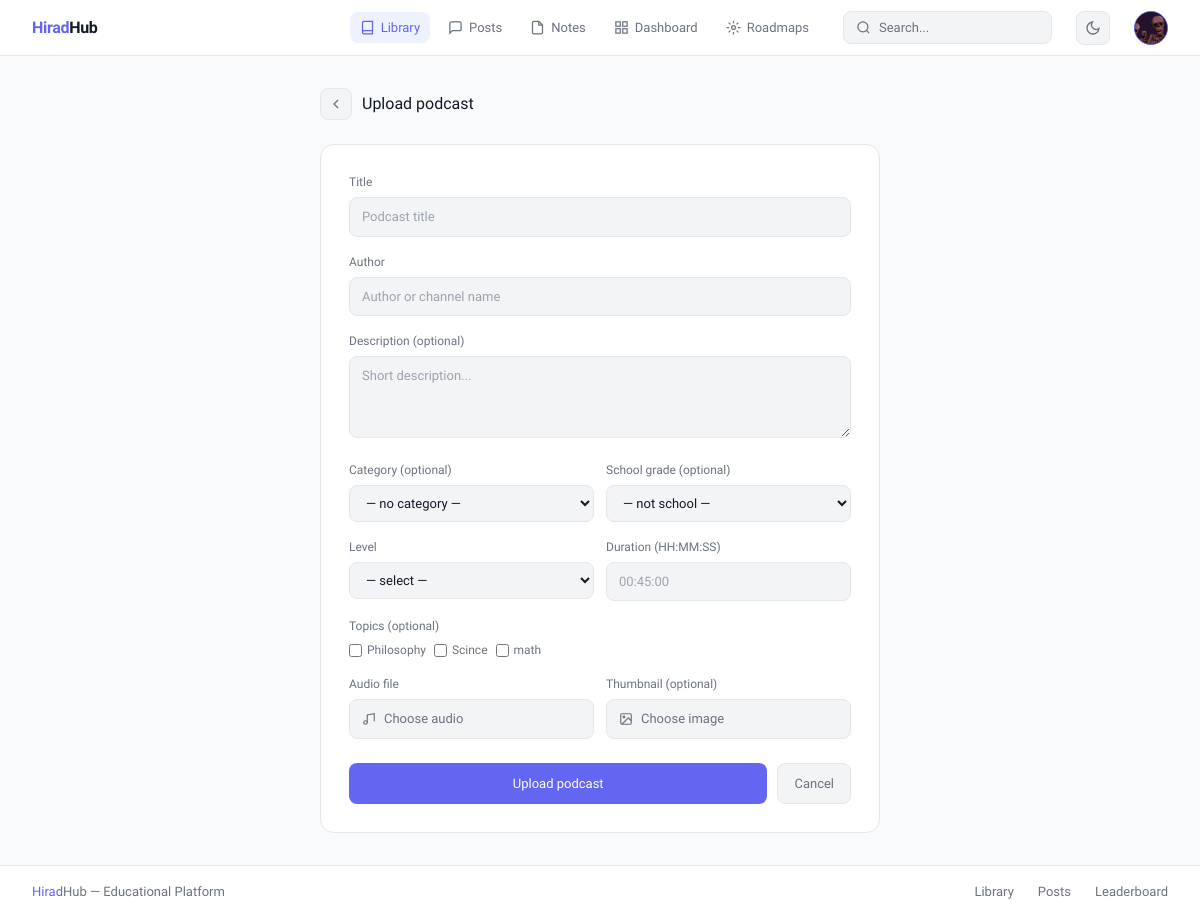
Page /library/add_podcast/ (signed in) on the committed database.
### user/models.py (models this page shows, shortened)
class CustomUser(AbstractUser):
    phone_regex = RegexValidator(
        regex=r'^\+?1?\d{9,15}$',
        message="Phone number must be entered in the format: '+999999999'. Up to 15 digits allowed."
    )
    email = models.EmailField(unique=True, db_index=True)
    first_name = models.CharField(max_length=30, blank=True)
    last_name = models.CharField(max_length=30, blank=True)
    phone_number = models.CharField(max_length=15, blank=True, validators=[phone_regex])
    profile_picture = models.ImageField(upload_to='profile_pictures/', blank=True, null=True)
    bio = models.TextField(blank=True)
    is_email_verified = models.BooleanField(default=False)
    is_verified = models.BooleanField(default=False)
    role = models.CharField(max_length=20, default='student',
    choices=[('student', 'Student'), ('teacher', 'Teacher'), ('director', 'Director'), ('admin', 'Admin'  )])
    username = models.CharField(max_length=150, unique=True)
    groups = models.ManyToManyField(
        'auth.Group',
        verbose_name='groups',
        blank=True,
        help_text='The groups this user belongs to.',
        related_name='customuser_set',
        related_query_name='user',
    )
    score = models.PositiveIntegerField(default=0, db_index=True)
    level = models.PositiveIntegerField(default=1)
    title = models.CharField(max_length=50, blank=True, default='Newcomer')
    user_permissions = models.ManyToManyField(
        'auth.Permission',
        verbose_name='user permissions',
        blank=True,
        help_text='Specific permissions for this user.',
        related_name='customuser_set',
        related_query_name='user',
    )
    class Meta:
        verbose_name = 'User'
        verbose_name_plural = 'Users'

### library/models.py (models this page shows, shortened)
class Topic(models.Model):
    name = models.CharField(max_length=122, unique=True)
    slug = models.SlugField(unique=True)

### library/views.py (the view, shortened to what this page needs)
# urls.py: path('add_podcast/', views.upload_podcast, name='upload_podcast'),
@teacher_required
def upload_podcast(request):
    categories = Category.objects.filter(parent=None).prefetch_related('children')
    topics = Topic.objects.all()
    grades = range(1, 12)
    return render(request, 'library/uploads/upload_podcast.html', {
        'categories': categories,
        'topics': topics,
        'grades': grades,
    })

### templates/library/uploads/upload_podcast.html (shortened to what this page needs)
{% extends 'base.html' %}
{% block nav_library %}active{% endblock %}
{% block content %}
<div style="max-width:560px; margin:0 auto;">
  <div style="display:flex; align-items:center; gap:10px; margin-bottom:1.5rem;">
    <a href="{% url 'library:home' %}" style="display:flex;align-items:center;justify-content:center;width:32px;height:32px;background:var(--surface2);border:0.5px solid var(--border);border-radius:8px;text-decoration:none;color:var(--muted);" onmouseover="this.style.color='var(--text)'" onmouseout="this.style.color='var(--muted)'">
      <svg width="16" height="16" viewBox="0 0 24 24" fill="none" stroke="currentColor" stroke-width="2"><polyline points="15 18 9 12 15 6"/></svg>
    </a>
    <p style="font-size:16px; font-weight:500; color:var(--text);">Upload podcast</p>
  </div>
  <div style="background:var(--surface); border:0.5px solid var(--border); border-radius:14px; padding:1.75rem;">
    <form method="POST" enctype="multipart/form-data" novalidate>
      <div style="margin-bottom:1rem;">
        <label style="display:block;font-size:12px;color:var(--muted);margin-bottom:6px;">Title</label>
        <input type="text" name="title" placeholder="Podcast title" style="width:100%;padding:9px 12px;background:var(--surface2);border:0.5px solid var(--border);border-radius:8px;font-size:13px;color:var(--text);outline:none;font-family:'Sora',sans-serif;" onfocus="this.style.borderColor='var(--accent)'" onblur="this.style.borderColor='var(--border)'"/>
      </div>
      <div style="margin-bottom:1rem;">
        <label style="display:block;font-size:12px;color:var(--muted);margin-bottom:6px;">Author</label>
        <input type="text" name="author" placeholder="Author or channel name" style="width:100%;padding:9px 12px;background:var(--surface2);border:0.5px solid var(--border);border-radius:8px;font-size:13px;color:var(--text);outline:none;font-family:'Sora',sans-serif;" onfocus="this.style.borderColor='var(--accent)'" onblur="this.style.borderColor='var(--border)'"/>
      </div>
      <div style="margin-bottom:1rem;">
        <label style="display:block;font-size:12px;color:var(--muted);margin-bottom:6px;">Description (optional)</label>
        <textarea name="description" rows="3" placeholder="Short description..." style="width:100%;padding:9px 12px;background:var(--surface2);border:0.5px solid var(--border);border-radius:8px;font-size:13px;color:var(--text);outline:none;font-family:'Sora',sans-serif;resize:vertical;line-height:1.6;" onfocus="this.style.borderColor='var(--accent)'" onblur="this.style.borderColor='var(--border)'"></textarea>
      </div>
      <div style="display:grid;grid-template-columns:1fr 1fr;gap:12px;margin-bottom:1rem;">
        <div>
          <label style="display:block;font-size:12px;color:var(--muted);margin-bottom:6px;">Category (optional)</label>
          <select name="category" style="width:100%;padding:9px 12px;background:var(--surface2);border:0.5px solid var(--border);border-radius:8px;font-size:13px;color:var(--text);outline:none;font-family:'Sora',sans-serif;cursor:pointer;" onfocus="this.style.borderColor='var(--accent)'" onblur="this.style.borderColor='var(--border)'">
            <option value="">— no category —</option>
          </select>
        </div>
        <div>
          <label style="display:block;font-size:12px;color:var(--muted);margin-bottom:6px;">School grade (optional)</label>
          <select name="grade" style="width:100%;padding:9px 12px;background:var(--surface2);border:0.5px solid var(--border);border-radius:8px;font-size:13px;color:var(--text);outline:none;font-family:'Sora',sans-serif;cursor:pointer;">
            <option value="">— not school —</option>
          </select>
        </div>
      </div>
      <div style="display:grid;grid-template-columns:1fr 1fr;gap:12px;margin-bottom:1rem;">
        <div>
          <label style="display:block;font-size:12px;color:var(--muted);margin-bottom:6px;">Level</label>
          <select name="level" style="width:100%;padding:9px 12px;background:var(--surface2);border:0.5px solid var(--border);border-radius:8px;font-size:13px;color:var(--text);outline:none;font-family:'Sora',sans-serif;cursor:pointer;">
            <option value="">— select —</option>
          </select>
        </div>
        <div>
          <label style="display:block;font-size:12px;color:var(--muted);margin-bottom:6px;">Duration (HH:MM:SS)</label>
          <input type="text" name="duration" placeholder="00:45:00" style="width:100%;padding:9px 12px;background:var(--surface2);border:0.5px solid var(--border);border-radius:8px;font-size:13px;color:var(--text);outline:none;font-family:'Sora',sans-serif;" onfocus="this.style.borderColor='var(--accent)'" onblur="this.style.borderColor='var(--border)'"/>
        </div>
      </div>
      <div style="margin-bottom:1rem;">
        <label style="display:block;font-size:12px;color:var(--muted);margin-bottom:6px;">Topics (optional)</label>
        <div style="display:flex;flex-wrap:wrap;gap:8px;">
          {% for topic in topics %}
          <label style="display:flex;align-items:center;gap:5px;cursor:pointer;">
            <input type="checkbox" name="topics" value="{{ topic.pk }}" style="accent-color:var(--accent);width:13px;height:13px;"/>
            <span style="font-size:12px;color:var(--muted);">{{ topic.name }}</span>
          </label>
          {% endfor %}
        </div>
      </div>
      <div style="display:grid;grid-template-columns:1fr 1fr;gap:12px;margin-bottom:1.5rem;">
        <div>
          <label style="display:block;font-size:12px;color:var(--muted);margin-bottom:6px;">Audio file</label>
          <label for="id_audio_file" style="display:flex;align-items:center;gap:8px;padding:9px 12px;background:var(--surface2);border:0.5px solid var(--border);border-radius:8px;cursor:pointer;font-size:13px;color:var(--muted);transition:border-color 0.15s;" onmouseover="this.style.borderColor='var(--accent)'" onmouseout="this.style.borderColor='var(--border)'">
            <svg width="14" height="14" viewBox="0 0 24 24" fill="none" stroke="currentColor" stroke-width="2"><path d="M9 18V5l12-2v13"/><circle cx="6" cy="18" r="3"/></svg>
            <span id="audio-label" style="overflow:hidden;text-overflow:ellipsis;white-space:nowrap;">Choose audio</span>
          </label>
        </div>
        <div>
          <label style="display:block;font-size:12px;color:var(--muted);margin-bottom:6px;">Thumbnail (optional)</label>
          <label for="id_thumbnail" style="display:flex;align-items:center;gap:8px;padding:9px 12px;background:var(--surface2);border:0.5px solid var(--border);border-radius:8px;cursor:pointer;font-size:13px;color:var(--muted);transition:border-color 0.15s;" onmouseover="this.style.borderColor='var(--accent)'" onmouseout="this.style.borderColor='var(--border)'">
            <svg width="14" height="14" viewBox="0 0 24 24" fill="none" stroke="currentColor" stroke-width="2"><rect x="3" y="3" width="18" height="18" rx="2"/><circle cx="8.5" cy="8.5" r="1.5"/><polyline points="21 15 16 10 5 21"/></svg>
            <span id="thumb-label" style="overflow:hidden;text-overflow:ellipsis;white-space:nowrap;">Choose image</span>
          </label>
        </div>
      </div>
      <div style="display:flex;gap:10px;">
        <button type="submit" style="flex:1;padding:10px;background:var(--accent);color:#fff;border:none;border-radius:8px;font-size:13px;font-weight:500;cursor:pointer;font-family:'Sora',sans-serif;" onmouseover="this.style.background='var(--accent-h)'" onmouseout="this.style.background='var(--accent)'">Upload podcast</button>
        <a href="{% url 'library:home' %}" style="padding:10px 16px;background:var(--surface2);border:0.5px solid var(--border);border-radius:8px;font-size:13px;color:var(--muted);text-decoration:none;">Cancel</a>
      </div>
    </form>
  </div>
</div>
{% endblock %}

### templates/base.html (shortened to what this page needs)
<!DOCTYPE html>
<html lang="en">
<head>
    <script src="https://cdn.tailwindcss.com"></script>
</head>
<body>
    <header class="navbar">
        <a href="{% url 'main:home' %}" class="nav-logo"><span>Hirad</span>Hub</a>
        <nav class="nav-links">
            <a href="{% url 'library:home' %}" class="nav-link {% block nav_library %}{% endblock %}">
                <svg width="15" height="15" viewBox="0 0 24 24" fill="none" stroke="currentColor" stroke-width="2">
                    <path d="M4 19.5A2.5 2.5 0 0 1 6.5 17H20" />
                    <path d="M6.5 2H20v20H6.5A2.5 2.5 0 0 1 4 19.5v-15A2.5 2.5 0 0 1 6.5 2z" />
                </svg>
                Library
            </a>
            <a href="{% url 'post:list' %}" class="nav-link {% block nav_posts %}{% endblock %}">
                <svg width="15" height="15" viewBox="0 0 24 24" fill="none" stroke="currentColor" stroke-width="2">
                    <path d="M21 15a2 2 0 0 1-2 2H7l-4 4V5a2 2 0 0 1 2-2h14a2 2 0 0 1 2 2z" />
                </svg>
                Posts
            </a>
            <a href="{% url 'note:list' %}" class="nav-link {% block nav_notes %}{% endblock %}">
                <svg width="15" height="15" viewBox="0 0 24 24" fill="none" stroke="currentColor" stroke-width="2">
                    <path d="M14 2H6a2 2 0 0 0-2 2v16a2 2 0 0 0 2 2h12a2 2 0 0 0 2-2V8z" />
                    <polyline points="14 2 14 8 20 8" />
                </svg>
                Notes
            </a>
            <a href="{% url 'main:dashboard' %}" class="nav-link {% block nav_dashboard %}{% endblock %}">
                <svg width="15" height="15" viewBox="0 0 24 24" fill="none" stroke="currentColor" stroke-width="2">
                    <rect x="3" y="3" width="7" height="7" />
                    <rect x="14" y="3" width="7" height="7" />
                    <rect x="14" y="14" width="7" height="7" />
                    <rect x="3" y="14" width="7" height="7" />
                </svg>
                Dashboard
            </a>
            <a href="{% url 'roadmap:list' %}" class="nav-link {% block nav_roadmap %}{% endblock %}">
                <svg width="15" height="15" viewBox="0 0 24 24" fill="none" stroke="currentColor" stroke-width="2">
                    <circle cx="12" cy="12" r="3"/>
                    <path d="M12 1v4M12 19v4M4.22 4.22l2.83 2.83M16.95 16.95l2.83 2.83M1 12h4M19 12h4M4.22 19.78l2.83-2.83M16.95 7.05l2.83-2.83"/>
                </svg>
                Roadmaps
            </a>
        </nav>
        <div class="search-wrap">
            <form class="search-form" id="search-form" autocomplete="off">
                <svg width="15" height="15" viewBox="0 0 24 24" fill="none" stroke="currentColor" stroke-width="2"
                    style="color:var(--muted);flex-shrink:0;">
                    <circle cx="11" cy="11" r="8" />
                    <path d="m21 21-4.35-4.35" />
                </svg>
                <input type="text" id="search-input" name="q" placeholder="Search..."
                    value="{{ request.GET.q|default:'' }}" />
            </form>
        </div>
        <button class="theme-btn" id="theme-toggle" title="Toggle theme">
            <svg id="icon-moon" width="16" height="16" viewBox="0 0 24 24" fill="none" stroke="currentColor"
                stroke-width="2">
                <path d="M21 12.79A9 9 0 1 1 11.21 3 7 7 0 0 0 21 12.79z" />
            </svg>
        </button>
        {% if user.is_authenticated %}
        <div class="dropdown" id="user-dropdown">
            <div class="avatar-btn" id="avatar-btn">
                {% if user.profile_picture %}
                <img src="{{ user.profile_picture.url }}" alt="avatar" />
                {% else %}
                {{ request.user.username|first|upper }}
                {% endif %}
            </div>
        </div>
        {% else %}
        <div style="display:flex;align-items:center;gap:6px;flex-shrink:0;">
            <a href="{% url 'user:login' %}" class="btn-ghost">Login</a>
            <a href="{% url 'user:register' %}" class="btn-primary">Register</a>
        </div>
        {% endif %}
    </header>
    <main>{% block content %}{% endblock %}</main>
    <footer>
        <span><span style="color:var(--accent);font-weight:500;">Hirad</span>Hub — Educational Platform</span>
        <div class="footer-links">
            <a href="{% url 'library:home' %}">Library</a>
            <a href="{% url 'post:list' %}">Posts</a>
            <a href="{% url 'main:leaderboard' %}">Leaderboard</a>
        </div>
    </footer>
</body>
</html>

### rows in the picture
CustomUser: profile_picture (picture)
Topic: name "Philosophy"
Topic: name "Scince"
Topic: name "math"
